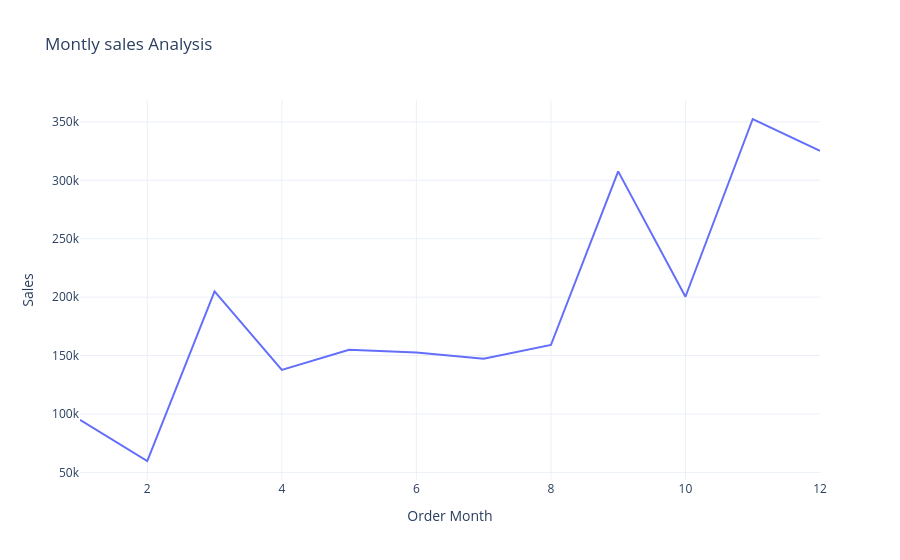

The code cell stored with this chart in its notebook:
### Markdown cell above
#Monthly Sales Analysis

### Code cell
sales_by_month = df.groupby('Order Month') ['Sales'].sum().reset_index()
fig = px.line(sales_by_month,
              x = 'Order Month',
              y ='Sales',
              title = "Montly sales Analysis")
fig.show()

### Figure 1 — Plotly figure (JSON) as saved in the notebook; plotly's stock layout.template omitted (floating-point values rounded to 4 significant figures)
{"data": [{"hovertemplate": "Order Month=%{x}<br>Sales=%{y}<extra></extra>", "legendgroup": "", "line": {"color": "#636efa", "dash": "solid"}, "marker": {"symbol": "circle"}, "mode": "lines", "name": "", "orientation": "v", "showlegend": false, "type": "scatter", "x": [1, 2, 3, 4, 5, 6, 7, 8, 9, 10, 11, 12], "xaxis": "x", "y": [94920.0, 59750.0, 205000.0, 137800.0, 155000.0, 152700.0, 147200.0, 159000.0, 307600.0, 200300.0, 352500.0, 325300.0], "yaxis": "y"}], "layout": {"legend": {"tracegroupgap": 0}, "title": {"text": "Montly sales Analysis"}, "xaxis": {"anchor": "y", "domain": [0, 1], "title": {"text": "Order Month"}}, "yaxis": {"anchor": "x", "domain": [0, 1], "title": {"text": "Sales"}}}}
